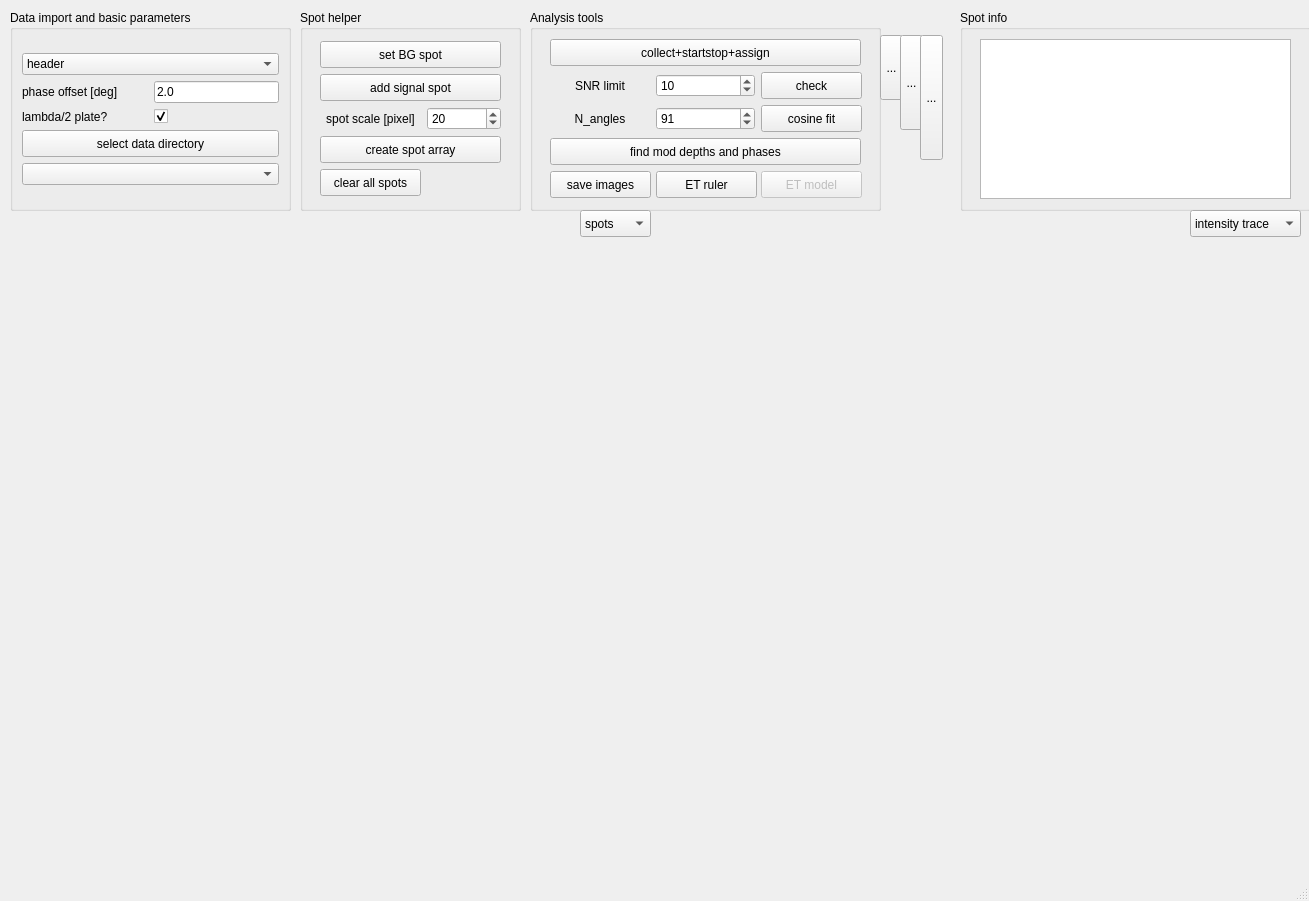
<?xml version="1.0" encoding="UTF-8"?>
<ui version="4.0">
 <class>MainWindow</class>
 <widget class="QMainWindow" name="MainWindow">
  <property name="geometry">
   <rect>
    <x>0</x>
    <y>0</y>
    <width>1309</width>
    <height>901</height>
   </rect>
  </property>
  <property name="sizePolicy">
   <sizepolicy hsizetype="Preferred" vsizetype="Preferred">
    <horstretch>2</horstretch>
    <verstretch>2</verstretch>
   </sizepolicy>
  </property>
  <property name="windowTitle">
   <string>MainWindow</string>
  </property>
  <property name="autoFillBackground">
   <bool>false</bool>
  </property>
  <widget class="QWidget" name="centralwidget">
   <property name="focusPolicy">
    <enum>Qt::StrongFocus</enum>
   </property>
   <widget class="QGroupBox" name="groupBox">
    <property name="geometry">
     <rect>
      <x>10</x>
      <y>10</y>
      <width>281</width>
      <height>201</height>
     </rect>
    </property>
    <property name="sizePolicy">
     <sizepolicy hsizetype="Preferred" vsizetype="Preferred">
      <horstretch>0</horstretch>
      <verstretch>0</verstretch>
     </sizepolicy>
    </property>
    <property name="styleSheet">
     <string notr="true"/>
    </property>
    <property name="title">
     <string>Data import and basic parameters</string>
    </property>
    <property name="flat">
     <bool>false</bool>
    </property>
    <property name="checkable">
     <bool>false</bool>
    </property>
    <layout class="QVBoxLayout" name="verticalLayout">
     <item>
      <layout class="QGridLayout" name="gridLayout">
       <item row="1" column="0">
        <widget class="QLabel" name="phaseOffsetLabel">
         <property name="text">
          <string>phase offset [deg]</string>
         </property>
        </widget>
       </item>
       <item row="2" column="1">
        <widget class="QCheckBox" name="isLambda2PlateCheckBox">
         <property name="focusPolicy">
          <enum>Qt::StrongFocus</enum>
         </property>
         <property name="checked">
          <bool>true</bool>
         </property>
        </widget>
       </item>
       <item row="1" column="1">
        <widget class="QLineEdit" name="phaseOffsetLineEdit">
         <property name="sizePolicy">
          <sizepolicy hsizetype="Minimum" vsizetype="Fixed">
           <horstretch>0</horstretch>
           <verstretch>0</verstretch>
          </sizepolicy>
         </property>
         <property name="focusPolicy">
          <enum>Qt::StrongFocus</enum>
         </property>
         <property name="text">
          <string>2.0</string>
         </property>
        </widget>
       </item>
       <item row="2" column="0">
        <widget class="QLabel" name="isLambda2PlateLabel">
         <property name="text">
          <string>lambda/2 plate?</string>
         </property>
        </widget>
       </item>
       <item row="0" column="0" colspan="2">
        <widget class="QComboBox" name="whichSetupComboBox">
         <property name="currentIndex">
          <number>3</number>
         </property>
         <item>
          <property name="text">
           <string>old setup</string>
          </property>
         </item>
         <item>
          <property name="text">
           <string>new setup (continuous excitation rotation)</string>
          </property>
         </item>
         <item>
          <property name="text">
           <string>cool new setup (full stepwise mode)</string>
          </property>
         </item>
         <item>
          <property name="text">
           <string>header</string>
          </property>
         </item>
        </widget>
       </item>
       <item row="3" column="0" colspan="2">
        <widget class="QPushButton" name="selectDataDirPushButton">
         <property name="minimumSize">
          <size>
           <width>101</width>
           <height>27</height>
          </size>
         </property>
         <property name="text">
          <string>select data directory</string>
         </property>
        </widget>
       </item>
       <item row="4" column="0" colspan="2">
        <widget class="QComboBox" name="selectSPEComboBox"/>
       </item>
      </layout>
     </item>
    </layout>
   </widget>
   <widget class="QWidget" name="imageview" native="true">
    <property name="geometry">
     <rect>
      <x>10</x>
      <y>210</y>
      <width>641</width>
      <height>641</height>
     </rect>
    </property>
    <property name="font">
     <font>
      <pointsize>9</pointsize>
     </font>
    </property>
    <property name="focusPolicy">
     <enum>Qt::NoFocus</enum>
    </property>
   </widget>
   <widget class="QWidget" name="dataview" native="true">
    <property name="geometry">
     <rect>
      <x>660</x>
      <y>210</y>
      <width>641</width>
      <height>641</height>
     </rect>
    </property>
    <property name="font">
     <font>
      <pointsize>9</pointsize>
     </font>
    </property>
   </widget>
   <widget class="QGroupBox" name="groupBox_2">
    <property name="geometry">
     <rect>
      <x>300</x>
      <y>10</y>
      <width>221</width>
      <height>201</height>
     </rect>
    </property>
    <property name="sizePolicy">
     <sizepolicy hsizetype="Preferred" vsizetype="Preferred">
      <horstretch>0</horstretch>
      <verstretch>0</verstretch>
     </sizepolicy>
    </property>
    <property name="styleSheet">
     <string notr="true"/>
    </property>
    <property name="title">
     <string>Spot helper</string>
    </property>
    <property name="flat">
     <bool>false</bool>
    </property>
    <property name="checkable">
     <bool>false</bool>
    </property>
    <layout class="QVBoxLayout" name="verticalLayout_2">
     <item>
      <layout class="QGridLayout" name="gridLayout_2">
       <property name="leftMargin">
        <number>8</number>
       </property>
       <property name="rightMargin">
        <number>8</number>
       </property>
       <item row="5" column="2">
        <widget class="QSpinBox" name="spotEdgeLengthSpinBox">
         <property name="value">
          <number>20</number>
         </property>
        </widget>
       </item>
       <item row="5" column="1">
        <widget class="QLabel" name="phaseOffsetLabel_2">
         <property name="layoutDirection">
          <enum>Qt::LeftToRight</enum>
         </property>
         <property name="text">
          <string>spot scale [pixel]</string>
         </property>
         <property name="alignment">
          <set>Qt::AlignCenter</set>
         </property>
        </widget>
       </item>
       <item row="6" column="1" colspan="2">
        <widget class="QPushButton" name="createSpotArrayPushButton">
         <property name="minimumSize">
          <size>
           <width>101</width>
           <height>27</height>
          </size>
         </property>
         <property name="text">
          <string>create spot array</string>
         </property>
         <property name="checkable">
          <bool>false</bool>
         </property>
        </widget>
       </item>
       <item row="7" column="1">
        <widget class="QPushButton" name="clearAllSpotsPushButton">
         <property name="minimumSize">
          <size>
           <width>101</width>
           <height>27</height>
          </size>
         </property>
         <property name="text">
          <string>clear all spots</string>
         </property>
        </widget>
       </item>
       <item row="2" column="1" colspan="2">
        <widget class="QPushButton" name="setBGSpotPushButton">
         <property name="minimumSize">
          <size>
           <width>101</width>
           <height>27</height>
          </size>
         </property>
         <property name="text">
          <string>set BG spot</string>
         </property>
        </widget>
       </item>
       <item row="3" column="1" colspan="2">
        <widget class="QPushButton" name="addSignalSpotPushButton">
         <property name="minimumSize">
          <size>
           <width>101</width>
           <height>27</height>
          </size>
         </property>
         <property name="text">
          <string>add signal spot</string>
         </property>
        </widget>
       </item>
      </layout>
     </item>
    </layout>
   </widget>
   <widget class="QGroupBox" name="groupBox_3">
    <property name="geometry">
     <rect>
      <x>530</x>
      <y>10</y>
      <width>351</width>
      <height>201</height>
     </rect>
    </property>
    <property name="sizePolicy">
     <sizepolicy hsizetype="Preferred" vsizetype="Preferred">
      <horstretch>0</horstretch>
      <verstretch>0</verstretch>
     </sizepolicy>
    </property>
    <property name="styleSheet">
     <string notr="true"/>
    </property>
    <property name="title">
     <string>Analysis tools</string>
    </property>
    <property name="flat">
     <bool>false</bool>
    </property>
    <property name="checkable">
     <bool>false</bool>
    </property>
    <layout class="QVBoxLayout" name="verticalLayout_3">
     <item>
      <layout class="QGridLayout" name="gridLayout_3">
       <property name="leftMargin">
        <number>8</number>
       </property>
       <property name="rightMargin">
        <number>8</number>
       </property>
       <item row="4" column="1">
        <widget class="QLabel" name="phaseOffsetLabel_3">
         <property name="layoutDirection">
          <enum>Qt::LeftToRight</enum>
         </property>
         <property name="text">
          <string>SNR limit</string>
         </property>
         <property name="alignment">
          <set>Qt::AlignCenter</set>
         </property>
        </widget>
       </item>
       <item row="5" column="1">
        <widget class="QLabel" name="NanglesLabel">
         <property name="layoutDirection">
          <enum>Qt::LeftToRight</enum>
         </property>
         <property name="text">
          <string>N_angles</string>
         </property>
         <property name="alignment">
          <set>Qt::AlignCenter</set>
         </property>
        </widget>
       </item>
       <item row="6" column="1" colspan="3">
        <widget class="QPushButton" name="findModDepthsPushButton">
         <property name="minimumSize">
          <size>
           <width>101</width>
           <height>27</height>
          </size>
         </property>
         <property name="text">
          <string>find mod depths and phases</string>
         </property>
         <property name="checkable">
          <bool>false</bool>
         </property>
        </widget>
       </item>
       <item row="11" column="3">
        <widget class="QPushButton" name="clearAllSpotsPushButton_4">
         <property name="enabled">
          <bool>false</bool>
         </property>
         <property name="minimumSize">
          <size>
           <width>101</width>
           <height>27</height>
          </size>
         </property>
         <property name="text">
          <string>ET model</string>
         </property>
        </widget>
       </item>
       <item row="4" column="3">
        <widget class="QPushButton" name="checkSpotValidityPushButton">
         <property name="minimumSize">
          <size>
           <width>101</width>
           <height>27</height>
          </size>
         </property>
         <property name="text">
          <string>check</string>
         </property>
         <property name="checkable">
          <bool>false</bool>
         </property>
        </widget>
       </item>
       <item row="5" column="3">
        <widget class="QPushButton" name="cosineFitPushButton">
         <property name="minimumSize">
          <size>
           <width>101</width>
           <height>27</height>
          </size>
         </property>
         <property name="text">
          <string>cosine fit</string>
         </property>
         <property name="checkable">
          <bool>false</bool>
         </property>
        </widget>
       </item>
       <item row="4" column="2">
        <widget class="QSpinBox" name="SNRSpinBox">
         <property name="value">
          <number>10</number>
         </property>
        </widget>
       </item>
       <item row="11" column="2">
        <widget class="QPushButton" name="ETrulerPushButton">
         <property name="minimumSize">
          <size>
           <width>101</width>
           <height>27</height>
          </size>
         </property>
         <property name="text">
          <string>ET ruler</string>
         </property>
         <property name="checkable">
          <bool>false</bool>
         </property>
        </widget>
       </item>
       <item row="5" column="2">
        <widget class="QSpinBox" name="NanglesSpinBox">
         <property name="minimum">
          <number>2</number>
         </property>
         <property name="maximum">
          <number>1000</number>
         </property>
         <property name="value">
          <number>91</number>
         </property>
        </widget>
       </item>
       <item row="2" column="1" colspan="3">
        <widget class="QPushButton" name="initAnalysisPushButton">
         <property name="minimumSize">
          <size>
           <width>101</width>
           <height>27</height>
          </size>
         </property>
         <property name="text">
          <string>collect+startstop+assign</string>
         </property>
         <property name="checkable">
          <bool>false</bool>
         </property>
        </widget>
       </item>
       <item row="11" column="1">
        <widget class="QPushButton" name="saveContrastImagesPushButton">
         <property name="minimumSize">
          <size>
           <width>101</width>
           <height>27</height>
          </size>
         </property>
         <property name="text">
          <string>save images</string>
         </property>
         <property name="checkable">
          <bool>false</bool>
         </property>
        </widget>
       </item>
      </layout>
     </item>
    </layout>
   </widget>
   <widget class="QGroupBox" name="groupBox_4">
    <property name="geometry">
     <rect>
      <x>960</x>
      <y>10</y>
      <width>351</width>
      <height>201</height>
     </rect>
    </property>
    <property name="sizePolicy">
     <sizepolicy hsizetype="Preferred" vsizetype="Preferred">
      <horstretch>0</horstretch>
      <verstretch>0</verstretch>
     </sizepolicy>
    </property>
    <property name="styleSheet">
     <string notr="true"/>
    </property>
    <property name="title">
     <string>Spot info</string>
    </property>
    <property name="flat">
     <bool>false</bool>
    </property>
    <property name="checkable">
     <bool>false</bool>
    </property>
    <layout class="QVBoxLayout" name="verticalLayout_4">
     <item>
      <layout class="QGridLayout" name="gridLayout_4">
       <property name="leftMargin">
        <number>8</number>
       </property>
       <property name="rightMargin">
        <number>8</number>
       </property>
       <item row="0" column="0">
        <widget class="QTextBrowser" name="spotInfoTextBrowser">
         <property name="font">
          <font>
           <family>Ubuntu Mono</family>
           <pointsize>9</pointsize>
          </font>
         </property>
        </widget>
       </item>
      </layout>
     </item>
    </layout>
   </widget>
   <widget class="QComboBox" name="showWhatComboBox">
    <property name="geometry">
     <rect>
      <x>1190</x>
      <y>210</y>
      <width>111</width>
      <height>27</height>
     </rect>
    </property>
    <property name="font">
     <font>
      <pointsize>9</pointsize>
     </font>
    </property>
    <item>
     <property name="text">
      <string>intensity trace</string>
     </property>
    </item>
    <item>
     <property name="text">
      <string>portrait data</string>
     </property>
    </item>
    <item>
     <property name="text">
      <string>portrait fit</string>
     </property>
    </item>
    <item>
     <property name="text">
      <string>portrait residual</string>
     </property>
    </item>
   </widget>
   <widget class="QComboBox" name="showStuffComboBox">
    <property name="geometry">
     <rect>
      <x>580</x>
      <y>210</y>
      <width>71</width>
      <height>27</height>
     </rect>
    </property>
    <property name="font">
     <font>
      <pointsize>9</pointsize>
     </font>
    </property>
    <item>
     <property name="text">
      <string>spots</string>
     </property>
    </item>
    <item>
     <property name="text">
      <string>M_ex</string>
     </property>
    </item>
    <item>
     <property name="text">
      <string>M_em</string>
     </property>
    </item>
    <item>
     <property name="text">
      <string>phase_ex</string>
     </property>
    </item>
    <item>
     <property name="text">
      <string>phase_em</string>
     </property>
    </item>
    <item>
     <property name="text">
      <string>r</string>
     </property>
    </item>
    <item>
     <property name="text">
      <string>SNR</string>
     </property>
    </item>
    <item>
     <property name="text">
      <string>ET_ruler</string>
     </property>
    </item>
   </widget>
   <widget class="QToolButton" name="toolButton1">
    <property name="geometry">
     <rect>
      <x>880</x>
      <y>35</y>
      <width>23</width>
      <height>65</height>
     </rect>
    </property>
    <property name="text">
     <string>...</string>
    </property>
   </widget>
   <widget class="QToolButton" name="toolButton2">
    <property name="geometry">
     <rect>
      <x>900</x>
      <y>35</y>
      <width>23</width>
      <height>95</height>
     </rect>
    </property>
    <property name="text">
     <string>...</string>
    </property>
   </widget>
   <widget class="QToolButton" name="toolButton3">
    <property name="geometry">
     <rect>
      <x>920</x>
      <y>35</y>
      <width>23</width>
      <height>125</height>
     </rect>
    </property>
    <property name="text">
     <string>...</string>
    </property>
   </widget>
  </widget>
  <widget class="QMenuBar" name="menubar">
   <property name="geometry">
    <rect>
     <x>0</x>
     <y>0</y>
     <width>1309</width>
     <height>25</height>
    </rect>
   </property>
  </widget>
  <widget class="QStatusBar" name="statusbar"/>
 </widget>
 <resources/>
 <connections/>
</ui>
